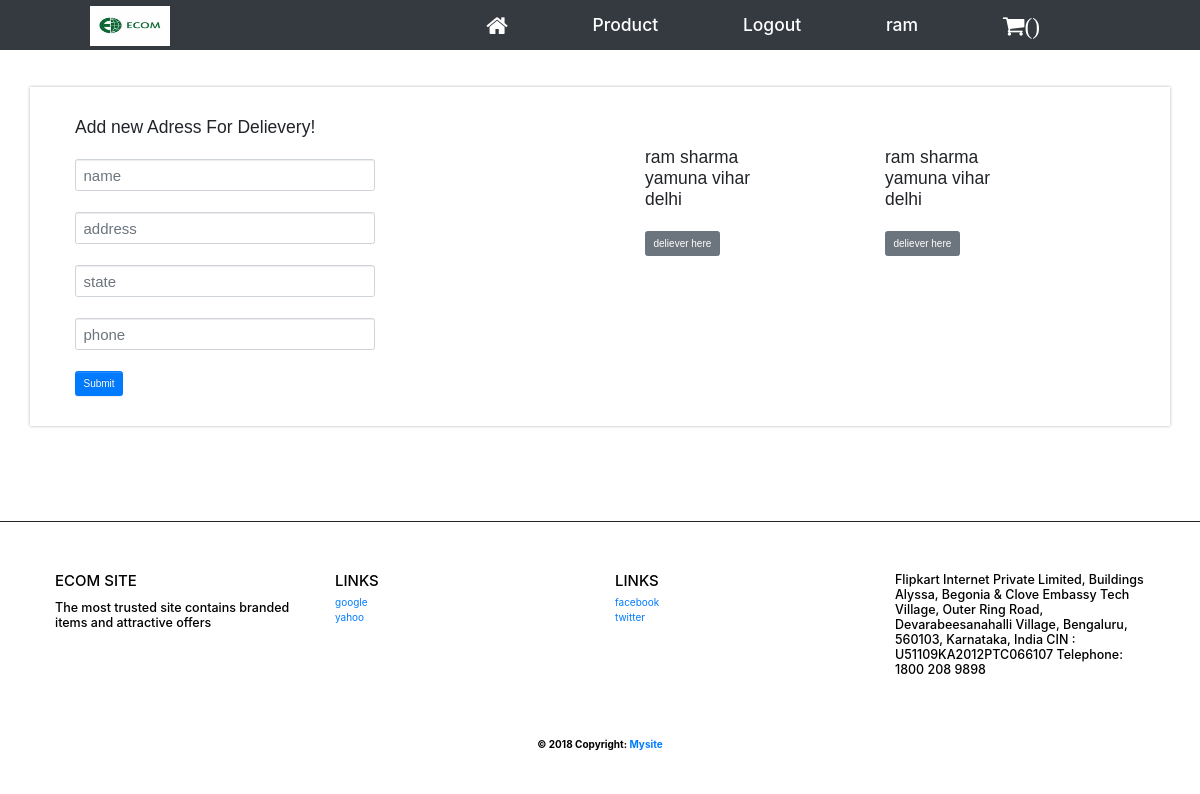
Page /buyordered/1 (signed in) on the earlier database version.
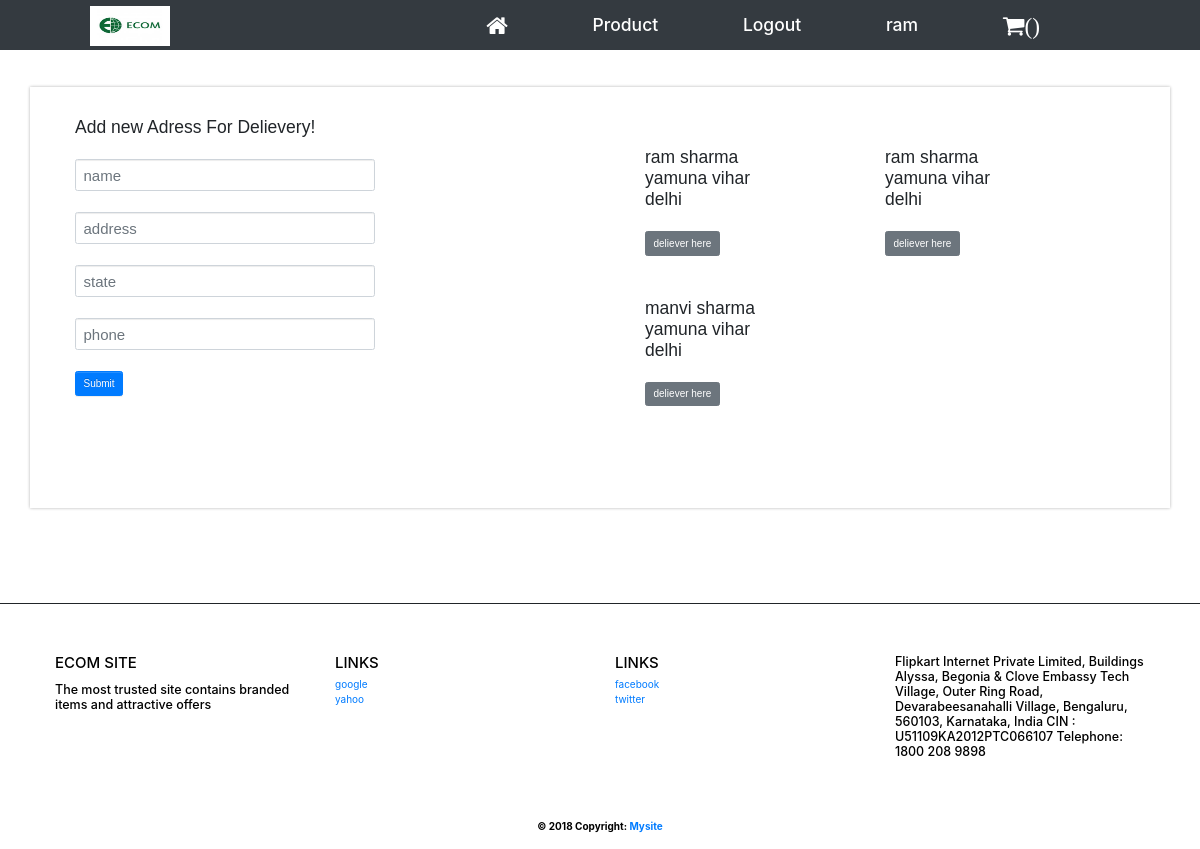
Same page on the later database version.
### user/models.py (models this page shows, shortened)
class Orderdetail(models.Model):
    name = models.CharField(max_length=400)
    buyername = models.CharField(max_length=400)
    address = models.CharField(max_length=400)
    state = models.CharField(max_length=400)
    phone = models.IntegerField()

### user/views.py (the view)
# urls.py: url(r'^buyordered/(?P<pk>\d+)$', views.buyordered, name='buyorder'),
@login_required(login_url='user_login')
def buyordered(request,pk, template_name='user/buyorder.html'):
    form = order(request.POST or None)
    request.session['pk'] = pk
    Product = Orderdetail.objects.filter(buyername=request.user.username)
    if form.is_valid():
        instance=form.save(commit=False)
        instance.buyername =request.user
        instance.save()
        return redirect('buyordered')
    return render(request, template_name, {'form': form,'object':Product})

### user/forms.py
class order(forms.ModelForm):
    class Meta:
        model = Orderdetail
        fields = ('name','address','state','phone')

### user/templates/user/buyorder.html
{% extends "user/product_base.html" %}
 {% block content %}
<div class="container">
<div class="row">
  <div class="col-sm-6">
        Add new Adress For Delievery!<br>
<br>
     <form  method="post">{% csrf_token %}
          <input type="text" class="form-control" name="name" placeholder="name" required style="width :300px;font-size: 15px;"><br>
          <input type="text" class="form-control" name="address" placeholder="address" required style="width :300px;font-size: 15px;"><br>
          <input type="text" class="form-control" name="state" placeholder="state" required style="width :300px;font-size: 15px;"><br>
          <input type="text" class="form-control" name="phone" placeholder="phone" required style="width :300px;font-size: 15px;"><br>
        <input class="btn btn-primary" type="submit" value="Submit"/>
     </form></div>
 <div class="col-sm-6">
<div class="row">
     {% for post in object %}
 <div class="col-md-6" >
            {{post.name}}<br>
                {{post.address}}<br>
                 {{post.state}}<br><br>
          <a href="{% url 'buy_now' post.id %}" class="btn btn-secondary">deliever here</a><br><br><br>
 </div>
    {% endfor %}</div>
 </div>
</div></div>
{% endblock %}

Differences in the rows shown:
added Orderdetail: name "manvi sharma", address "yamuna vihar", state "delhi"
